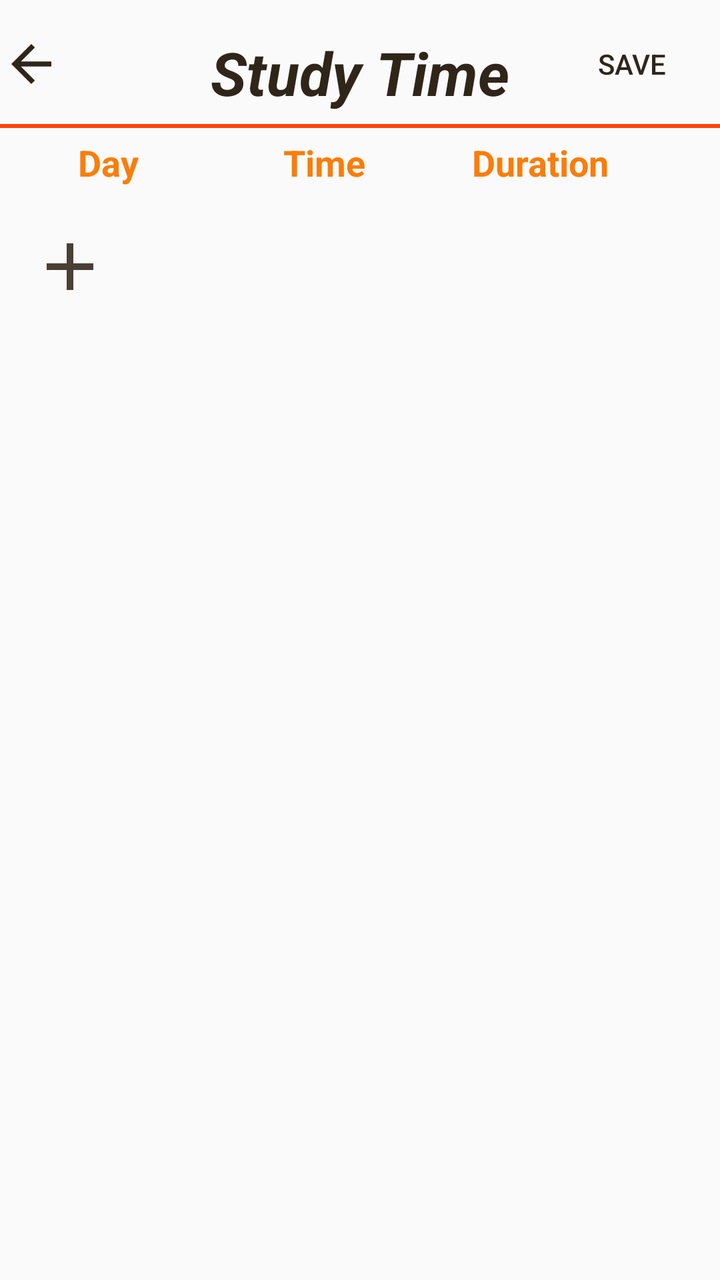
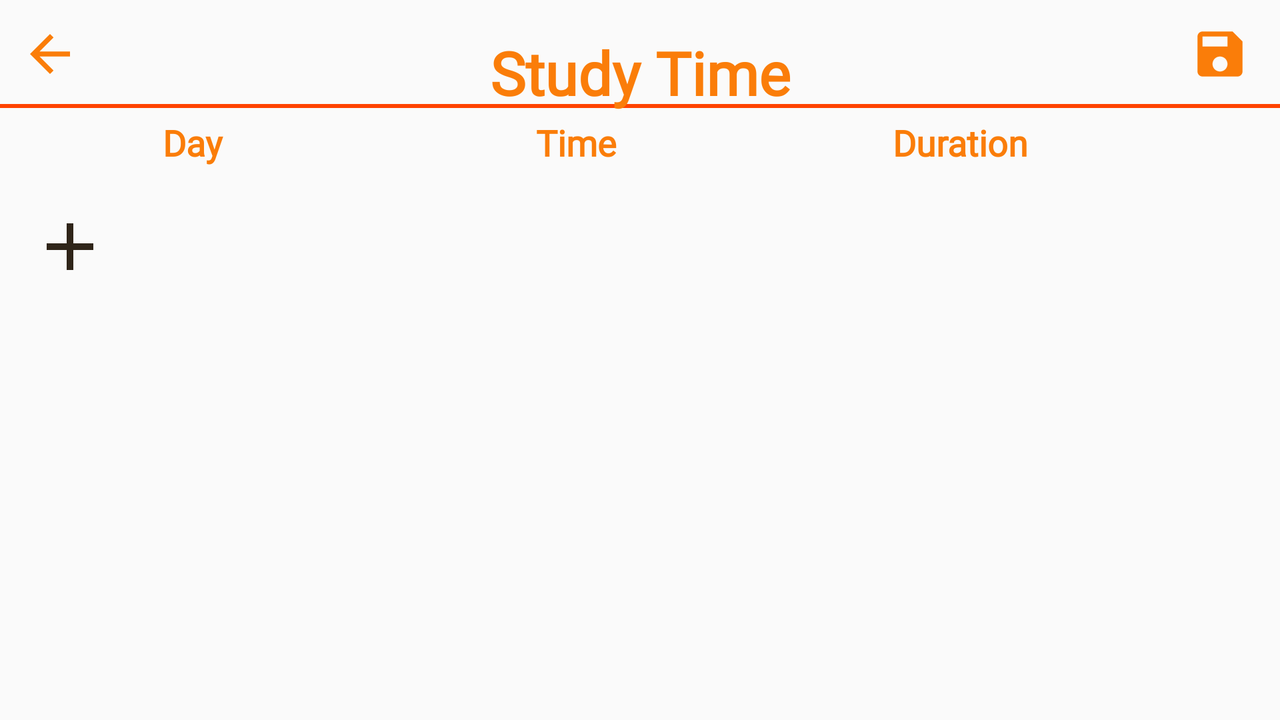

First picture: res/layout/ on a phone held upright. Second picture: the repository's own variant of that layout, on a device whose configuration matches the variant's folder. Source for both follows.
<!-- AndroidManifest.xml: application theme AppTheme -->
<!-- res/layout/activity_study_time.xml -->
<?xml version="1.0" encoding="utf-8"?>
<android.support.constraint.ConstraintLayout xmlns:android="http://schemas.android.com/apk/res/android"
    xmlns:app="http://schemas.android.com/apk/res-auto"
    xmlns:tools="http://schemas.android.com/tools"
    android:layout_width="match_parent"
    android:layout_height="match_parent"
    tools:context=".timetablemaker.StudyTimeActivity">

    <TextView
        android:id="@+id/topBg"
        android:layout_width="0dp"
        android:layout_height="2dp"
        android:background="@color/primary2"
        app:layout_constraintBottom_toTopOf="@+id/guideline21"
        app:layout_constraintEnd_toEndOf="parent"
        app:layout_constraintStart_toStartOf="parent" />

    <android.support.constraint.Guideline
        android:id="@+id/guideline21"
        android:layout_width="wrap_content"
        android:layout_height="wrap_content"
        android:orientation="horizontal"
        app:layout_constraintGuide_percent="0.1" />

    <Button
        android:id="@+id/study_time_back_button"
        android:layout_width="30dp"
        android:layout_height="30dp"
        android:background="@drawable/ic_back"
        android:backgroundTint="@color/colorPrimaryDark"
        android:onClick="goBack"
        app:layout_constraintBottom_toTopOf="@+id/guideline21"
        app:layout_constraintEnd_toStartOf="@+id/guideline22"
        app:layout_constraintStart_toStartOf="parent"
        app:layout_constraintTop_toTopOf="parent" />

    <android.support.constraint.Guideline
        android:id="@+id/guideline22"
        android:layout_width="wrap_content"
        android:layout_height="wrap_content"
        android:orientation="vertical"
        app:layout_constraintGuide_end="329dp" />

    <TextView
        android:id="@+id/header"
        android:layout_width="wrap_content"
        android:layout_height="wrap_content"
        android:layout_marginTop="16dp"
        android:text="Study Time"
        android:textColor="@color/colorPrimaryDark"
        android:textSize="30sp"
        android:textStyle="bold|italic"
        app:layout_constraintEnd_toEndOf="parent"
        app:layout_constraintStart_toStartOf="parent"
        app:layout_constraintTop_toTopOf="parent" />

    <Button
        android:id="@+id/save_button"
        android:layout_width="wrap_content"
        android:layout_height="0dp"
        android:background="@android:color/transparent"
        android:onClick="saveStudyTime"
        android:text="save"
        android:textColor="@color/colorPrimaryDark"
        app:layout_constraintBottom_toTopOf="@+id/guideline21"
        app:layout_constraintEnd_toEndOf="parent"
        app:layout_constraintTop_toTopOf="parent" />

    <LinearLayout
        android:id="@+id/sections"
        android:layout_width="0dp"
        android:layout_height="wrap_content"
        android:orientation="horizontal"
        app:layout_constraintEnd_toStartOf="@+id/guideline24"
        app:layout_constraintStart_toStartOf="parent"
        app:layout_constraintTop_toTopOf="@+id/guideline21">

        <TextView
            android:id="@+id/dayView"
            android:layout_width="match_parent"
            android:layout_height="wrap_content"
            android:layout_weight="1"
            android:paddingVertical="5dp"
            android:text="Day"
            android:textAlignment="center"
            android:textColor="@color/colorPrimary"
            android:textSize="18sp"
            android:textStyle="bold" />

        <TextView
            android:id="@+id/timeView"
            android:layout_width="match_parent"
            android:layout_height="wrap_content"
            android:layout_weight="1"
            android:paddingVertical="5dp"
            android:text="Time"
            android:textAlignment="center"
            android:textColor="@color/colorPrimary"
            android:textSize="18sp"
            android:textStyle="bold" />

        <TextView
            android:id="@+id/durationView"
            android:layout_width="match_parent"
            android:layout_height="wrap_content"
            android:layout_weight="1"
            android:paddingVertical="5dp"
            android:text="Duration"
            android:textAlignment="center"
            android:textColor="@color/colorPrimary"
            android:textSize="18sp"
            android:textStyle="bold" />
    </LinearLayout>

    <Button
        android:id="@+id/add_button"
        android:layout_width="40dp"
        android:layout_height="40dp"
        android:layout_marginStart="15dp"
        android:layout_marginTop="15dp"
        android:background="@drawable/ic_thin_add"
        android:onClick="addStudyTime"
        app:layout_constraintStart_toStartOf="parent"
        app:layout_constraintTop_toBottomOf="@+id/timeLayout" />

    <LinearLayout
        android:id="@+id/timeLayout"
        android:layout_width="0dp"
        android:layout_height="wrap_content"
        android:orientation="vertical"
        app:layout_constraintEnd_toEndOf="parent"
        app:layout_constraintStart_toStartOf="parent"
        app:layout_constraintTop_toBottomOf="@+id/sections"/>

    <android.support.constraint.Guideline
        android:id="@+id/guideline24"
        android:layout_width="wrap_content"
        android:layout_height="wrap_content"
        android:orientation="vertical"
        app:layout_constraintGuide_percent="0.9" />

</android.support.constraint.ConstraintLayout>
<!-- resources referenced by this layout -->
<resources>
  <color name="colorPrimary">#fa7d09</color>
  <color name="colorPrimaryDark">#2f2519</color>
  <color name="primary2">#ff4301</color>
  <!-- drawable ic_back (drawable) -->
  <vector android:height="24dp" android:tint="#4a3f35"
      android:viewportHeight="24" android:viewportWidth="24"
      android:width="24dp" xmlns:android="http://schemas.android.com/apk/res/android">
      <path android:fillColor="@android:color/white" android:pathData="M20,11H7.83l5.59,-5.59L12,4l-8,8 8,8 1.41,-1.41L7.83,13H20v-2z"/>
  </vector>
  <!-- drawable ic_thin_add (drawable) -->
  <vector android:height="24dp" android:tint="#4A3F35"
      android:viewportHeight="24" android:viewportWidth="24"
      android:width="24dp" xmlns:android="http://schemas.android.com/apk/res/android">
      <path android:fillColor="@android:color/white" android:pathData="M19,13h-6v6h-2v-6H5v-2h6V5h2v6h6v2z"/>
  </vector>
  <style name="AppTheme" parent="Theme.AppCompat.Light.NoActionBar">
          
          <item name="colorPrimary">@color/colorPrimary</item>
          <item name="colorPrimaryDark">@color/colorPrimaryDark</item>
          <item name="colorAccent">@color/colorAccent</item>
      </style>
  <color name="colorAccent">#ffb300</color>
</resources>
<!-- res/layout-land/activity_study_time.xml (the repository's variant of the layout above) -->
<!-- drawn on the phone turned sideways -->
<?xml version="1.0" encoding="utf-8"?>
<android.support.constraint.ConstraintLayout xmlns:android="http://schemas.android.com/apk/res/android"
    xmlns:app="http://schemas.android.com/apk/res-auto"
    xmlns:tools="http://schemas.android.com/tools"
    android:layout_width="match_parent"
    android:layout_height="match_parent"
    tools:context=".timetablemaker.StudyTimeActivity">

    <TextView
        android:id="@+id/topBg"
        android:layout_width="0dp"
        android:layout_height="2dp"
        android:background="@color/primary2"
        app:layout_constraintBottom_toTopOf="@+id/guideline21"
        app:layout_constraintEnd_toEndOf="parent"
        app:layout_constraintStart_toStartOf="parent" />

    <android.support.constraint.Guideline
        android:id="@+id/guideline21"
        android:layout_width="wrap_content"
        android:layout_height="wrap_content"
        android:orientation="horizontal"
        app:layout_constraintGuide_percent="0.15" />

    <Button
        android:id="@+id/study_time_back_button"
        android:layout_width="30dp"
        android:layout_height="30dp"
        android:layout_marginStart="10dp"
        android:background="@drawable/ic_back"
        android:backgroundTint="@color/colorPrimary"
        android:onClick="goBack"
        app:layout_constraintBottom_toTopOf="@+id/guideline21"
        app:layout_constraintStart_toStartOf="parent"
        app:layout_constraintTop_toTopOf="parent" />

    <TextView
        android:id="@+id/header"
        android:layout_width="wrap_content"
        android:layout_height="wrap_content"
        android:layout_marginTop="16dp"
        android:fontFamily="@font/antic"
        android:text="Study Time"
        android:textColor="@color/colorPrimary"
        android:textSize="30sp"
        android:textStyle="bold"
        app:layout_constraintEnd_toEndOf="parent"
        app:layout_constraintStart_toStartOf="parent"
        app:layout_constraintTop_toTopOf="parent" />

    <Button
        android:id="@+id/save_button"
        android:layout_width="30dp"
        android:layout_height="30dp"
        android:layout_marginEnd="15dp"
        android:background="@drawable/ic_save"
        android:backgroundTint="@color/colorPrimary"
        android:fontFamily="@font/antic"
        android:onClick="saveStudyTime"
        android:textColor="@color/colorPrimaryDark"
        android:textStyle="bold"
        app:layout_constraintBottom_toTopOf="@+id/guideline21"
        app:layout_constraintEnd_toEndOf="parent"
        app:layout_constraintTop_toTopOf="parent" />

    <LinearLayout
        android:id="@+id/sections"
        android:layout_width="0dp"
        android:layout_height="wrap_content"
        android:orientation="horizontal"
        app:layout_constraintEnd_toStartOf="@+id/guideline24"
        app:layout_constraintStart_toStartOf="parent"
        app:layout_constraintTop_toTopOf="@+id/guideline21">

        <TextView
            android:id="@+id/dayView"
            android:layout_width="match_parent"
            android:layout_height="wrap_content"
            android:layout_weight="1"
            android:fontFamily="@font/antic"
            android:paddingVertical="5dp"
            android:text="Day"
            android:textAlignment="center"
            android:textColor="@color/colorPrimary"
            android:textSize="18sp"
            android:textStyle="bold" />

        <TextView
            android:id="@+id/timeView"
            android:layout_width="match_parent"
            android:layout_height="wrap_content"
            android:layout_weight="1"
            android:fontFamily="@font/antic"
            android:paddingVertical="5dp"
            android:text="Time"
            android:textAlignment="center"
            android:textColor="@color/colorPrimary"
            android:textSize="18sp"
            android:textStyle="bold" />

        <TextView
            android:id="@+id/durationView"
            android:layout_width="match_parent"
            android:layout_height="wrap_content"
            android:layout_weight="1"
            android:fontFamily="@font/antic"
            android:paddingVertical="5dp"
            android:text="Duration"
            android:textAlignment="center"
            android:textColor="@color/colorPrimary"
            android:textSize="18sp"
            android:textStyle="bold" />
    </LinearLayout>

    <Button
        android:id="@+id/add_button"
        android:layout_width="40dp"
        android:layout_height="40dp"
        android:layout_marginStart="15dp"
        android:layout_marginTop="15dp"
        android:background="@drawable/ic_thin_add"
        android:backgroundTint="@color/colorPrimaryDark"
        android:onClick="addStudyTime"
        app:layout_constraintStart_toStartOf="parent"
        app:layout_constraintTop_toBottomOf="@+id/timeLayout" />

    <LinearLayout
        android:id="@+id/timeLayout"
        android:layout_width="0dp"
        android:layout_height="wrap_content"
        android:orientation="vertical"
        app:layout_constraintEnd_toEndOf="parent"
        app:layout_constraintStart_toStartOf="parent"
        app:layout_constraintTop_toBottomOf="@+id/sections"/>

    <android.support.constraint.Guideline
        android:id="@+id/guideline24"
        android:layout_width="wrap_content"
        android:layout_height="wrap_content"
        android:orientation="vertical"
        app:layout_constraintGuide_percent="0.9" />

</android.support.constraint.ConstraintLayout>
<!-- resources referenced by the variant -->
<!-- as the phone turned sideways resolves them -->
<resources>
  <color name="colorPrimary">#fa7d09</color>
  <color name="colorPrimaryDark">#2f2519</color>
  <color name="primary2">#ff4301</color>
  <!-- drawable ic_back (drawable) -->
  <vector android:height="24dp" android:tint="#4a3f35"
      android:viewportHeight="24" android:viewportWidth="24"
      android:width="24dp" xmlns:android="http://schemas.android.com/apk/res/android">
      <path android:fillColor="@android:color/white" android:pathData="M20,11H7.83l5.59,-5.59L12,4l-8,8 8,8 1.41,-1.41L7.83,13H20v-2z"/>
  </vector>
  <!-- drawable ic_save (drawable) -->
  <vector android:height="24dp" android:tint="#FF5438"
      android:viewportHeight="24" android:viewportWidth="24"
      android:width="24dp" xmlns:android="http://schemas.android.com/apk/res/android">
      <path android:fillColor="@android:color/white" android:pathData="M17,3L5,3c-1.11,0 -2,0.9 -2,2v14c0,1.1 0.89,2 2,2h14c1.1,0 2,-0.9 2,-2L21,7l-4,-4zM12,19c-1.66,0 -3,-1.34 -3,-3s1.34,-3 3,-3 3,1.34 3,3 -1.34,3 -3,3zM15,9L5,9L5,5h10v4z"/>
  </vector>
  <!-- drawable ic_thin_add (drawable) -->
  <vector android:height="24dp" android:tint="#4A3F35"
      android:viewportHeight="24" android:viewportWidth="24"
      android:width="24dp" xmlns:android="http://schemas.android.com/apk/res/android">
      <path android:fillColor="@android:color/white" android:pathData="M19,13h-6v6h-2v-6H5v-2h6V5h2v6h6v2z"/>
  </vector>
  <style name="AppTheme" parent="Theme.AppCompat.Light.NoActionBar">
          
          <item name="colorPrimary">@color/colorPrimary</item>
          <item name="colorPrimaryDark">@color/colorPrimaryDark</item>
          <item name="colorAccent">@color/colorAccent</item>
      </style>
  <color name="colorAccent">#ffb300</color>
</resources>
